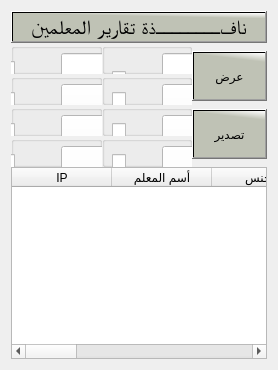
             <widget class="QWidget" name="tab_200">
              <attribute name="title">
               <string>تقارير المعلمين</string>
              </attribute>
              <layout class="QGridLayout" name="gridLayout_40">
               <item row="0" column="0">
                <layout class="QVBoxLayout" name="verticalLayout_27" stretch="5,35,60">
                 <property name="spacing">
                  <number>0</number>
                 </property>
                 <item>
                  <layout class="QGridLayout" name="gridLayout_41">
                   <item row="0" column="0">
                    <widget class="QPushButton" name="pushButton_224">
                     <property name="font">
                      <font>
                       <family>Motken K Sina</family>
                       <pointsize>15</pointsize>
                       <weight>9</weight>
                       <italic>false</italic>
                       <bold>false</bold>
                      </font>
                     </property>
                     <property name="cursor">
                      <cursorShape>PointingHandCursor</cursorShape>
                     </property>
                     <property name="styleSheet">
                      <string notr="true">background-color: qlineargradient(spread:pad, x1:0.964478, y1:0.193, x2:1, y2:0, stop:0 rgba(191, 194, 181, 255), stop:1 rgba(255, 255, 255, 255));
color:rgb(0, 0, 0);

  font: 75 15pt &quot;Motken K Sina&quot;;
color:rgb(0, 0, 0)</string>
                     </property>
                     <property name="text">
                      <string>نافــــــــذة تقارير المعلمين</string>
                     </property>
                     <property name="flat">
                      <bool>false</bool>
                     </property>
                    </widget>
                   </item>
                  </layout>
                 </item>
                 <item>
                  <layout class="QHBoxLayout" name="horizontalLayout_29" stretch="45,45,15">
                   <item>
                    <layout class="QVBoxLayout" name="verticalLayout_55" stretch="25,25,25,25">
                     <item>
                      <widget class="QGroupBox" name="groupBox_50">
                       <property name="maximumSize">
                        <size>
                         <width>500</width>
                         <height>50</height>
                        </size>
                       </property>
                       <property name="title">
                        <string/>
                       </property>
                       <widget class="QLineEdit" name="lineEdit_4">
                        <property name="geometry">
                         <rect>
                          <x>50</x>
                          <y>10</y>
                          <width>221</width>
                          <height>40</height>
                         </rect>
                        </property>
                        <property name="maximumSize">
                         <size>
                          <width>16777215</width>
                          <height>40</height>
                         </size>
                        </property>
                        <property name="styleSheet">
                         <string notr="true">background-color:rgb(255, 255, 255);
color:rgb(0, 0, 0);
font: 10pt &quot;PT Bold Heading&quot;;</string>
                        </property>
                       </widget>
                       <widget class="QLabel" name="label_60">
                        <property name="geometry">
                         <rect>
                          <x>340</x>
                          <y>20</y>
                          <width>91</width>
                          <height>21</height>
                         </rect>
                        </property>
                        <property name="font">
                         <font>
                          <family>Motken K Sina</family>
                          <pointsize>10</pointsize>
                          <weight>50</weight>
                          <italic>false</italic>
                          <bold>false</bold>
                         </font>
                        </property>
                        <property name="styleSheet">
                         <string notr="true">background-color: qlineargradient(spread:pad, x1:0.964478, y1:0.193, x2:1, y2:0, stop:0 rgba(191, 194, 181, 255), stop:1 rgba(255, 255, 255, 255));</string>
                        </property>
                        <property name="text">
                         <string>أسم المعلم</string>
                        </property>
                       </widget>
                       <widget class="QCheckBox" name="checkBox_38">
                        <property name="geometry">
                         <rect>
                          <x>-10</x>
                          <y>10</y>
                          <width>31</width>
                          <height>31</height>
                         </rect>
                        </property>
                        <property name="text">
                         <string/>
                        </property>
                       </widget>
                      </widget>
                     </item>
                     <item>
                      <widget class="QGroupBox" name="groupBox_51">
                       <property name="maximumSize">
                        <size>
                         <width>500</width>
                         <height>50</height>
                        </size>
                       </property>
                       <property name="title">
                        <string/>
                       </property>
                       <widget class="QLabel" name="label_61">
                        <property name="geometry">
                         <rect>
                          <x>320</x>
                          <y>10</y>
                          <width>111</width>
                          <height>31</height>
                         </rect>
                        </property>
                        <property name="maximumSize">
                         <size>
                          <width>120</width>
                          <height>40</height>
                         </size>
                        </property>
                        <property name="font">
                         <font>
                          <family>Motken K Sina</family>
                          <pointsize>10</pointsize>
                          <weight>50</weight>
                          <italic>false</italic>
                          <bold>false</bold>
                         </font>
                        </property>
                        <property name="text">
                         <string>حسب الجنس</string>
                        </property>
                       </widget>
                       <widget class="QCheckBox" name="checkBox_39">
                        <property name="geometry">
                         <rect>
                          <x>-10</x>
                          <y>10</y>
                          <width>31</width>
                          <height>31</height>
                         </rect>
                        </property>
                        <property name="text">
                         <string/>
                        </property>
                       </widget>
                       <widget class="QComboBox" name="comboBox_9">
                        <property name="geometry">
                         <rect>
                          <x>50</x>
                          <y>10</y>
                          <width>221</width>
                          <height>47</height>
                         </rect>
                        </property>
                        <property name="maximumSize">
                         <size>
                          <width>250</width>
                          <height>40</height>
                         </size>
                        </property>
                        <property name="styleSheet">
                         <string notr="true">background-color:rgb(255, 255, 255);
color:rgb(0, 0, 0);
font: 10pt &quot;PT Bold Heading&quot;;</string>
                        </property>
                       </widget>
                      </widget>
                     </item>
                     <item>
                      <widget class="QGroupBox" name="groupBox_52">
                       <property name="maximumSize">
                        <size>
                         <width>500</width>
                         <height>50</height>
                        </size>
                       </property>
                       <property name="title">
                        <string/>
                       </property>
                       <widget class="QLabel" name="label_62">
                        <property name="geometry">
                         <rect>
                          <x>310</x>
                          <y>10</y>
                          <width>121</width>
                          <height>31</height>
                         </rect>
                        </property>
                        <property name="font">
                         <font>
                          <family>Motken K Sina</family>
                          <pointsize>10</pointsize>
                          <weight>50</weight>
                          <italic>false</italic>
                          <bold>false</bold>
                         </font>
                        </property>
                        <property name="text">
                         <string>حسب المحافظة</string>
                        </property>
                       </widget>
                       <widget class="QComboBox" name="comboBox_43">
                        <property name="geometry">
                         <rect>
                          <x>50</x>
                          <y>10</y>
                          <width>221</width>
                          <height>47</height>
                         </rect>
                        </property>
                        <property name="styleSheet">
                         <string notr="true">background-color:rgb(255, 255, 255);
color:rgb(0, 0, 0);
font: 10pt &quot;PT Bold Heading&quot;;</string>
                        </property>
                       </widget>
                       <widget class="QCheckBox" name="checkBox_40">
                        <property name="geometry">
                         <rect>
                          <x>-10</x>
                          <y>10</y>
                          <width>31</width>
                          <height>31</height>
                         </rect>
                        </property>
                        <property name="text">
                         <string/>
                        </property>
                       </widget>
                       <widget class="QCheckBox" name="checkBox_41">
                        <property name="geometry">
                         <rect>
                          <x>-580</x>
                          <y>50</y>
                          <width>16</width>
                          <height>31</height>
                         </rect>
                        </property>
                        <property name="text">
                         <string/>
                        </property>
                       </widget>
                       <widget class="QLabel" name="label_63">
                        <property name="geometry">
                         <rect>
                          <x>-330</x>
                          <y>50</y>
                          <width>121</width>
                          <height>31</height>
                         </rect>
                        </property>
                        <property name="font">
                         <font>
                          <family>Motken K Sina</family>
                          <pointsize>10</pointsize>
                          <weight>50</weight>
                          <italic>false</italic>
                          <bold>false</bold>
                         </font>
                        </property>
                        <property name="text">
                         <string>حسب المحافظة</string>
                        </property>
                       </widget>
                       <widget class="QComboBox" name="comboBox_44">
                        <property name="geometry">
                         <rect>
                          <x>-550</x>
                          <y>50</y>
                          <width>221</width>
                          <height>41</height>
                         </rect>
                        </property>
                       </widget>
                       <widget class="QGroupBox" name="groupBox_53">
                        <property name="geometry">
                         <rect>
                          <x>190</x>
                          <y>140</y>
                          <width>381</width>
                          <height>61</height>
                         </rect>
                        </property>
                        <property name="title">
                         <string/>
                        </property>
                        <widget class="QGroupBox" name="groupBox_54">
                         <property name="geometry">
                          <rect>
                           <x>280</x>
                           <y>60</y>
                           <width>381</width>
                           <height>61</height>
                          </rect>
                         </property>
                         <property name="title">
                          <string/>
                         </property>
                         <widget class="QCheckBox" name="checkBox_42">
                          <property name="geometry">
                           <rect>
                            <x>10</x>
                            <y>20</y>
                            <width>16</width>
                            <height>31</height>
                           </rect>
                          </property>
                          <property name="text">
                           <string/>
                          </property>
                         </widget>
                         <widget class="QComboBox" name="comboBox_45">
                          <property name="geometry">
                           <rect>
                            <x>40</x>
                            <y>20</y>
                            <width>221</width>
                            <height>41</height>
                           </rect>
                          </property>
                         </widget>
                         <widget class="QLabel" name="label_64">
                          <property name="geometry">
                           <rect>
                            <x>270</x>
                            <y>20</y>
                            <width>111</width>
                            <height>31</height>
                           </rect>
                          </property>
                          <property name="font">
                           <font>
                            <family>Motken K Sina</family>
                            <pointsize>10</pointsize>
                            <weight>50</weight>
                            <italic>false</italic>
                            <bold>false</bold>
                           </font>
                          </property>
                          <property name="text">
                           <string>حسب التخصص</string>
                          </property>
                         </widget>
                        </widget>
                       </widget>
                      </widget>
                     </item>
                     <item>
                      <widget class="QGroupBox" name="groupBox_55">
                       <property name="maximumSize">
                        <size>
                         <width>500</width>
                         <height>50</height>
                        </size>
                       </property>
                       <property name="title">
                        <string/>
                       </property>
                       <widget class="QLabel" name="label_65">
                        <property name="geometry">
                         <rect>
                          <x>280</x>
                          <y>10</y>
                          <width>171</width>
                          <height>31</height>
                         </rect>
                        </property>
                        <property name="font">
                         <font>
                          <family>Motken K Sina</family>
                          <pointsize>10</pointsize>
                          <weight>50</weight>
                          <italic>false</italic>
                          <bold>false</bold>
                         </font>
                        </property>
                        <property name="text">
                         <string>حسب الصفوف الدراسية</string>
                        </property>
                       </widget>
                       <widget class="QComboBox" name="comboBox_46">
                        <property name="geometry">
                         <rect>
                          <x>50</x>
                          <y>10</y>
                          <width>221</width>
                          <height>47</height>
                         </rect>
                        </property>
                        <property name="styleSheet">
                         <string notr="true">background-color:rgb(255, 255, 255);
color:rgb(0, 0, 0);
font: 10pt &quot;PT Bold Heading&quot;;</string>
                        </property>
                       </widget>
                       <widget class="QCheckBox" name="checkBox_43">
                        <property name="geometry">
                         <rect>
                          <x>-10</x>
                          <y>10</y>
                          <width>31</width>
                          <height>31</height>
                         </rect>
                        </property>
                        <property name="text">
                         <string/>
                        </property>
                       </widget>
                      </widget>
                     </item>
                    </layout>
                   </item>
                   <item>
                    <layout class="QVBoxLayout" name="verticalLayout_56" stretch="25,25,25,25">
                     <item>
                      <widget class="QGroupBox" name="groupBox_56">
                       <property name="maximumSize">
                        <size>
                         <width>500</width>
                         <height>50</height>
                        </size>
                       </property>
                       <property name="title">
                        <string/>
                       </property>
                       <widget class="QLabel" name="label_66">
                        <property name="geometry">
                         <rect>
                          <x>361</x>
                          <y>10</y>
                          <width>61</width>
                          <height>34</height>
                         </rect>
                        </property>
                        <property name="maximumSize">
                         <size>
                          <width>144</width>
                          <height>16777215</height>
                         </size>
                        </property>
                        <property name="font">
                         <font>
                          <family>Motken K Sina</family>
                          <pointsize>10</pointsize>
                          <weight>50</weight>
                          <italic>false</italic>
                          <bold>false</bold>
                         </font>
                        </property>
                        <property name="text">
                         <string>الراتب</string>
                        </property>
                       </widget>
                       <widget class="QLineEdit" name="lineEdit_7">
                        <property name="geometry">
                         <rect>
                          <x>60</x>
                          <y>10</y>
                          <width>221</width>
                          <height>40</height>
                         </rect>
                        </property>
                        <property name="maximumSize">
                         <size>
                          <width>16777215</width>
                          <height>40</height>
                         </size>
                        </property>
                        <property name="styleSheet">
                         <string notr="true">background-color:rgb(255, 255, 255);
color:rgb(0, 0, 0);
font: 10pt &quot;PT Bold Heading&quot;;</string>
                        </property>
                       </widget>
                       <widget class="QCheckBox" name="checkBox_44">
                        <property name="geometry">
                         <rect>
                          <x>10</x>
                          <y>20</y>
                          <width>21</width>
                          <height>31</height>
                         </rect>
                        </property>
                        <property name="styleSheet">
                         <string notr="true"/>
                        </property>
                        <property name="text">
                         <string/>
                        </property>
                       </widget>
                      </widget>
                     </item>
                     <item>
                      <widget class="QGroupBox" name="groupBox_57">
                       <property name="maximumSize">
                        <size>
                         <width>500</width>
                         <height>50</height>
                        </size>
                       </property>
                       <property name="title">
                        <string/>
                       </property>
                       <widget class="QLabel" name="label_67">
                        <property name="geometry">
                         <rect>
                          <x>320</x>
                          <y>10</y>
                          <width>111</width>
                          <height>31</height>
                         </rect>
                        </property>
                        <property name="font">
                         <font>
                          <family>Motken K Sina</family>
                          <pointsize>10</pointsize>
                          <weight>50</weight>
                          <italic>false</italic>
                          <bold>false</bold>
                         </font>
                        </property>
                        <property name="text">
                         <string>حسب التخصص</string>
                        </property>
                       </widget>
                       <widget class="QComboBox" name="comboBox_10">
                        <property name="geometry">
                         <rect>
                          <x>60</x>
                          <y>10</y>
                          <width>221</width>
                          <height>47</height>
                         </rect>
                        </property>
                        <property name="styleSheet">
                         <string notr="true">background-color:rgb(255, 255, 255);
color:rgb(0, 0, 0);
font: 10pt &quot;PT Bold Heading&quot;;</string>
                        </property>
                       </widget>
                       <widget class="QCheckBox" name="checkBox_45">
                        <property name="geometry">
                         <rect>
                          <x>10</x>
                          <y>10</y>
                          <width>21</width>
                          <height>31</height>
                         </rect>
                        </property>
                        <property name="text">
                         <string/>
                        </property>
                       </widget>
                      </widget>
                     </item>
                     <item>
                      <widget class="QGroupBox" name="groupBox_58">
                       <property name="maximumSize">
                        <size>
                         <width>500</width>
                         <height>50</height>
                        </size>
                       </property>
                       <property name="title">
                        <string/>
                       </property>
                       <widget class="QComboBox" name="comboBox_47">
                        <property name="geometry">
                         <rect>
                          <x>60</x>
                          <y>10</y>
                          <width>221</width>
                          <height>47</height>
                         </rect>
                        </property>
                        <property name="styleSheet">
                         <string notr="true">background-color:rgb(255, 255, 255);
color:rgb(0, 0, 0);
font: 10pt &quot;PT Bold Heading&quot;;</string>
                        </property>
                       </widget>
                       <widget class="QLabel" name="label_68">
                        <property name="geometry">
                         <rect>
                          <x>320</x>
                          <y>10</y>
                          <width>111</width>
                          <height>31</height>
                         </rect>
                        </property>
                        <property name="font">
                         <font>
                          <family>Motken K Sina</family>
                          <pointsize>10</pointsize>
                          <weight>50</weight>
                          <italic>false</italic>
                          <bold>false</bold>
                         </font>
                        </property>
                        <property name="text">
                         <string>حسب المؤهل</string>
                        </property>
                       </widget>
                       <widget class="QCheckBox" name="checkBox_46">
                        <property name="geometry">
                         <rect>
                          <x>10</x>
                          <y>10</y>
                          <width>21</width>
                          <height>31</height>
                         </rect>
                        </property>
                        <property name="text">
                         <string/>
                        </property>
                       </widget>
                      </widget>
                     </item>
                     <item>
                      <widget class="QGroupBox" name="groupBox_59">
                       <property name="maximumSize">
                        <size>
                         <width>500</width>
                         <height>50</height>
                        </size>
                       </property>
                       <property name="title">
                        <string/>
                       </property>
                       <widget class="QComboBox" name="comboBox_48">
                        <property name="geometry">
                         <rect>
                          <x>60</x>
                          <y>10</y>
                          <width>221</width>
                          <height>47</height>
                         </rect>
                        </property>
                        <property name="styleSheet">
                         <string notr="true">background-color:rgb(255, 255, 255);
color:rgb(0, 0, 0);
font: 10pt &quot;PT Bold Heading&quot;;</string>
                        </property>
                       </widget>
                       <widget class="QLabel" name="label_69">
                        <property name="geometry">
                         <rect>
                          <x>290</x>
                          <y>10</y>
                          <width>161</width>
                          <height>31</height>
                         </rect>
                        </property>
                        <property name="font">
                         <font>
                          <family>Motken K Sina</family>
                          <pointsize>10</pointsize>
                          <weight>50</weight>
                          <italic>false</italic>
                          <bold>false</bold>
                         </font>
                        </property>
                        <property name="text">
                         <string>حسب المواد الدراسية</string>
                        </property>
                       </widget>
                       <widget class="QCheckBox" name="checkBox_47">
                        <property name="geometry">
                         <rect>
                          <x>10</x>
                          <y>10</y>
                          <width>21</width>
                          <height>31</height>
                         </rect>
                        </property>
                        <property name="text">
                         <string/>
                        </property>
                       </widget>
                      </widget>
                     </item>
                    </layout>
                   </item>
                   <item>
                    <layout class="QGridLayout" name="gridLayout_42">
                     <item row="1" column="0">
                      <widget class="QPushButton" name="pushButton_9">
                       <property name="maximumSize">
                        <size>
                         <width>130</width>
                         <height>50</height>
                        </size>
                       </property>
                       <property name="styleSheet">
                        <string notr="true">background-color: qlineargradient(spread:pad, x1:0.964478, y1:0.193, x2:1, y2:0, stop:0 rgba(191, 194, 181, 255), stop:1 rgba(255, 255, 255, 255));
color:rgb(0, 0, 0);

font: 18pt &quot;Mohammad Annoktah&quot;;

font: 15pt &quot;PT Bold Heading&quot;;</string>
                       </property>
                       <property name="text">
                        <string>تصدير</string>
                       </property>
                       <property name="icon">
                        <iconset>
                         <normaloff>نظام المدرسة/تصدير.svg</normaloff>نظام المدرسة/تصدير.svg</iconset>
                       </property>
                      </widget>
                     </item>
                     <item row="0" column="0">
                      <widget class="QPushButton" name="pushButton_10">
                       <property name="maximumSize">
                        <size>
                         <width>130</width>
                         <height>50</height>
                        </size>
                       </property>
                       <property name="styleSheet">
                        <string notr="true">background-color: qlineargradient(spread:pad, x1:0.964478, y1:0.193, x2:1, y2:0, stop:0 rgba(191, 194, 181, 255), stop:1 rgba(255, 255, 255, 255));
color:rgb(0, 0, 0);

font: 18pt &quot;Mohammad Annoktah&quot;;

font: 15pt &quot;PT Bold Heading&quot;;</string>
                       </property>
                       <property name="text">
                        <string>عرض</string>
                       </property>
                       <property name="icon">
                        <iconset>
                         <normaloff>نظام المدرسة/بحث.svg</normaloff>نظام المدرسة/بحث.svg</iconset>
                       </property>
                      </widget>
                     </item>
                    </layout>
                   </item>
                  </layout>
                 </item>
                 <item>
                  <layout class="QGridLayout" name="gridLayout_43">
                   <item row="0" column="0">
                    <widget class="QTableWidget" name="tblDevice_5">
                     <property name="styleSheet">
                      <string notr="true">QTableWidget {
    background-color: #FFFFFF;
    alternate-background-color:rgb(0, 0, 0);
    font: 9pt &quot;PT Bold Heading&quot;;
    font-weight: bold;
 color:rgb(0, 0, 0)
}

 background-color: qlineargradient(spread:pad, x1:0.964478, y1:0.193, x2:1, y2:0, stop:0 rgba(191, 194, 181, 255), stop:1 rgba(255, 255, 255, 255));
color:rgb(0, 0, 0);</string>
                     </property>
                     <column>
                      <property name="text">
                       <string>IP</string>
                      </property>
                     </column>
                     <column>
                      <property name="text">
                       <string>أسم المعلم</string>
                      </property>
                     </column>
                     <column>
                      <property name="text">
                       <string>الجنس</string>
                      </property>
                     </column>
                     <column>
                      <property name="text">
                       <string>المحافظة</string>
                      </property>
                     </column>
                     <column>
                      <property name="text">
                       <string>الصفوف</string>
                      </property>
                     </column>
                     <column>
                      <property name="text">
                       <string>الراتب</string>
                      </property>
                     </column>
                     <column>
                      <property name="text">
                       <string>التخصص</string>
                      </property>
                     </column>
                     <column>
                      <property name="text">
                       <string>المؤهل</string>
                      </property>
                     </column>
                     <column>
                      <property name="text">
                       <string>المواد</string>
                      </property>
                     </column>
                    </widget>
                   </item>
                  </layout>
                 </item>
                </layout>
               </item>
              </layout>
             </widget>
